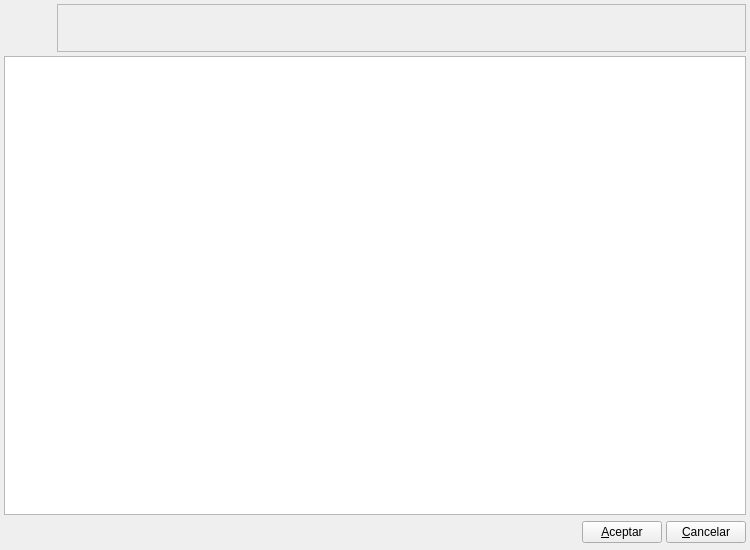
<?xml version="1.0" encoding="UTF-8"?>
<ui version="4.0">
 <author>Tomeu Borras Riera</author>
 <class>ListColoresBase</class>
 <widget class="QWidget" name="ListColoresBase">
  <property name="geometry">
   <rect>
    <x>0</x>
    <y>0</y>
    <width>750</width>
    <height>550</height>
   </rect>
  </property>
  <property name="minimumSize">
   <size>
    <width>750</width>
    <height>550</height>
   </size>
  </property>
  <property name="windowTitle">
   <string>Colores</string>
  </property>
  <property name="windowIcon">
   <iconset resource="../../../bulmages.qrc">
    <normaloff>:/Images/product.png</normaloff>:/Images/product.png</iconset>
  </property>
  <layout class="QGridLayout">
   <property name="margin">
    <number>4</number>
   </property>
   <property name="spacing">
    <number>4</number>
   </property>
   <item row="2" column="0">
    <layout class="QHBoxLayout">
     <property name="spacing">
      <number>4</number>
     </property>
     <property name="margin">
      <number>0</number>
     </property>
     <item>
      <spacer>
       <property name="orientation">
        <enum>Qt::Horizontal</enum>
       </property>
       <property name="sizeHint" stdset="0">
        <size>
         <width>151</width>
         <height>27</height>
        </size>
       </property>
      </spacer>
     </item>
     <item>
      <widget class="QPushButton" name="mui_aceptar">
       <property name="text">
        <string>&amp;Aceptar</string>
       </property>
      </widget>
     </item>
     <item>
      <widget class="QPushButton" name="mui_cancelar">
       <property name="text">
        <string>&amp;Cancelar</string>
       </property>
      </widget>
     </item>
    </layout>
   </item>
   <item row="1" column="0">
    <widget class="ListColoresSubForm" name="mui_listado">
     <property name="horizontalScrollMode">
      <enum>QAbstractItemView::ScrollPerPixel</enum>
     </property>
    </widget>
   </item>
   <item row="0" column="0">
    <layout class="QHBoxLayout">
     <property name="spacing">
      <number>5</number>
     </property>
     <property name="margin">
      <number>0</number>
     </property>
     <item>
      <widget class="QLabel" name="label">
       <property name="minimumSize">
        <size>
         <width>48</width>
         <height>48</height>
        </size>
       </property>
       <property name="maximumSize">
        <size>
         <width>48</width>
         <height>48</height>
        </size>
       </property>
       <property name="pixmap">
        <pixmap resource="../../../bulmages.qrc">:/Images/product.png</pixmap>
       </property>
       <property name="scaledContents">
        <bool>true</bool>
       </property>
      </widget>
     </item>
     <item>
      <widget class="QFrame" name="frame">
       <property name="sizePolicy">
        <sizepolicy hsizetype="Expanding" vsizetype="Preferred">
         <horstretch>0</horstretch>
         <verstretch>0</verstretch>
        </sizepolicy>
       </property>
       <property name="frameShape">
        <enum>QFrame::StyledPanel</enum>
       </property>
       <property name="frameShadow">
        <enum>QFrame::Raised</enum>
       </property>
      </widget>
     </item>
    </layout>
   </item>
  </layout>
 </widget>
 <layoutdefault spacing="2" margin="6"/>
 <customwidgets>
  <customwidget>
   <class>ListColoresSubForm</class>
   <extends>QTableWidget</extends>
   <header>listcoloresview.h</header>
  </customwidget>
 </customwidgets>
 <resources>
  <include location="../../../bulmages.qrc"/>
 </resources>
 <connections/>
</ui>
